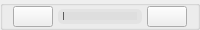
                  <widget class="QGroupBox" name="groupBox_10">
                   <property name="minimumSize">
                    <size>
                     <width>0</width>
                     <height>30</height>
                    </size>
                   </property>
                   <property name="maximumSize">
                    <size>
                     <width>16777215</width>
                     <height>30</height>
                    </size>
                   </property>
                   <property name="styleSheet">
                    <string notr="true">#groupBox_10{
border:none;
}</string>
                   </property>
                   <property name="title">
                    <string/>
                   </property>
                   <layout class="QHBoxLayout" name="horizontalLayout_15">
                    <property name="spacing">
                     <number>5</number>
                    </property>
                    <property name="leftMargin">
                     <number>10</number>
                    </property>
                    <property name="topMargin">
                     <number>0</number>
                    </property>
                    <property name="rightMargin">
                     <number>10</number>
                    </property>
                    <property name="bottomMargin">
                     <number>0</number>
                    </property>
                    <item>
                     <widget class="QPushButton" name="runButton">
                      <property name="text">
                       <string/>
                      </property>
                      <property name="icon">
                       <iconset resource="../UIqrc.qrc">
                        <normaloff>:/images/icon/运行.png</normaloff>
                        <activeon>:/images/icon/暂停.png</activeon>
                        <selectedon>:/images/icon/暂停.png</selectedon>:/images/icon/运行.png</iconset>
                      </property>
                      <property name="checkable">
                       <bool>true</bool>
                      </property>
                     </widget>
                    </item>
                    <item>
                     <widget class="QSlider" name="ProgressSlider">
                      <property name="styleSheet">
                       <string notr="true">QSlider{
color: rgb(255, 255, 255); 
font:10px; 
border-radius:5px; 
text-align:center; 
border:none; 
background-color: rgba(215, 215, 215,100);
height: 15px;
}
QSlider::groove:horizontal {                                
	 border-radius:5px;     
	 border: 1px;                             
     height: 8px;                                           
     margin: 0px;                                         
     left: 5px; right: 5px; 
 }
QSlider::handle:horizontal {                               
     border: 0px ; 
	 width:15px;
     margin: -7px -7px -7px -7px;                  
} 
QSlider::add-page:horizontal{
background: qlineargradient(spread:pad, x1:0, y1:1, x2:0, y2:0, stop:0 rgba(215, 215, 215,100), stop:0.25 rgba(215, 215, 215,100), stop:0.5 rgba(215, 215, 215,100), stop:1 rgba(215, 215, 215,100)); 
border-radius:5px;

}
QSlider::sub-page:horizontal{                               
background: qlineargradient(spread:pad, x1:0, y1:1, x2:0, y2:0, stop:0 rgba(55, 55, 55, 200), stop:0.25 rgba(55, 55, 55, 200), stop:0.5 rgba(55, 55, 55, 200), stop:1 rgba(55, 55, 55, 200));  
border-radius:5px;
                  
}</string>
                      </property>
                      <property name="maximum">
                       <number>100</number>
                      </property>
                      <property name="singleStep">
                       <number>1</number>
                      </property>
                      <property name="value">
                       <number>0</number>
                      </property>
                      <property name="orientation">
                       <enum>Qt::Horizontal</enum>
                      </property>
                     </widget>
                    </item>
                    <item>
                     <widget class="QPushButton" name="detectButton">
                      <property name="text">
                       <string/>
                      </property>
                      <property name="icon">
                       <iconset resource="../UIqrc.qrc">
                        <normaloff>:/images/icon/focus (2).png</normaloff>
                        <activeon>:/images/icon/focus.png</activeon>
                        <selectedon>:/images/icon/focus.png</selectedon>:/images/icon/focus (2).png</iconset>
                      </property>
                      <property name="checkable">
                       <bool>true</bool>
                      </property>
                      <property name="checked">
                       <bool>false</bool>
                      </property>
                     </widget>
                    </item>
                   </layout>
                  </widget>
